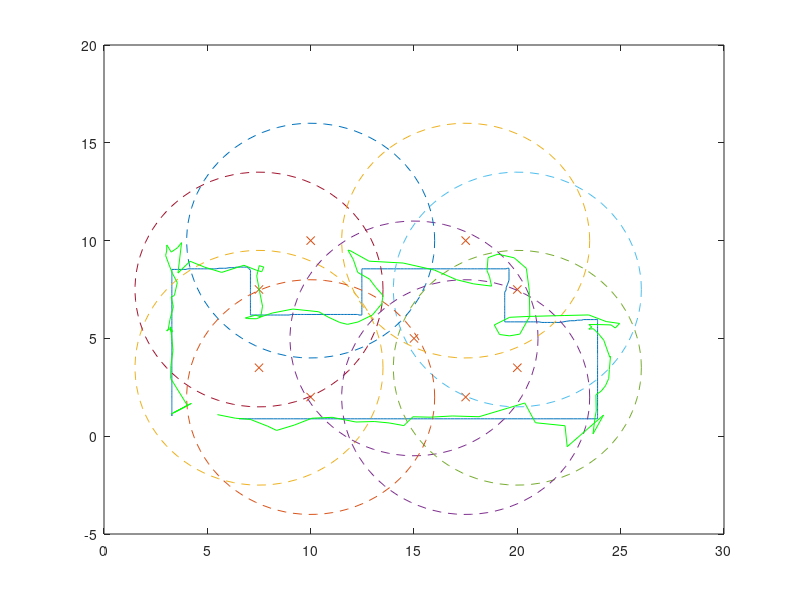

Here is the MATLAB script that generated this plot:
%%%%%%%%%%%%%%%%%%%%%%%%%%%%%%%%%%%%%%%%%%%%%%%%%%%%%%%%%%%%%%%%%%
%EKF tracking 2D with P model and euclidean distance measurements%
%%%%%%%%%%%%%%%%%%%%%%%%%%%%%%%%%%%%%%%%%%%%%%%%%%%%%%%%%%%%%%%%%%
clear all;
close all;
clc;
%% load the trajectory
%file = load('hard2.mat');
file = load('easy2.mat');
X = file.X;
%% normalization for a room of dimensions 30x10 m

N = size(X,1);
%% define the positions of the sensors
radius = 6;% this is how far the sensor can work 
s = [7.5,3.5;   ...
     15,5;      ...
     20,3.5;    ...
     20,7.5;    ...
     7.5,7.5;   ...
     10,10;     ...
     10,2;      ...
     17.5,10;   ...
     17.5,2;    ...
    ];

% define polling query of sensors
dt = 5;
% number of sensors
p = size(s,1);
% dimension of the states : 2D motion x,y
n = 2;

count = 0;
for t=dt+1:dt:N
    v(t) =  sqrt((X(t,1)-X(t-dt,1))^2 + (X(t,2)-X(t-dt,2))^2 )/dt;
    delta_v(t) = abs(v(t)-v(t-dt));
    count = count+1;
end

v_mean = sum(v)/count;
delta_v_mean = sum(delta_v)/count;

%% plot the trajectory and sensors position
figure;
plot(X(:,1),X(:,2));
hold on;
plot(s(:,1),s(:,2), 'x');
t = linspace(0,2*pi);
for j=1:size(s,1)
    plot(radius*cos(t)+s(j,1),radius*sin(t)+s(j,2),'--');
end




%% define the matrix of motion equation
%F = [1,0 ; 0,1]; % brownian motion

%% process covariance
%Ex = eye(n);


% NEW MODEL
%% process covariance : velocity acceleration model
accel_noise_mag = .001; % process noise: the variability in how fast the target is speeding up (stdv of acceleration: meters/sec^2)
accel_noise_mag =(delta_v_mean)^2 / dt;
% Ex = [  dt^4/4 0 dt^3/2 0; ...
%         0 dt^4/4 0 dt^3/2; ...
%         dt^3/2 0 dt^2 0; ...
%         0 dt^3/2 0 dt^2] .* accel_noise_mag^2; % Ex convert the process noise (stdv) into covariance matrix

Ex = [  dt^3/3 0 dt^2/2 0; ...
        0 dt^3/3 0 dt^2/2; ...
        dt^2/2 0 dt 0; ...
        0 dt^2/2 0 dt] .* accel_noise_mag; % Ex convert the process noise (stdv) into covariance matrix
    
%% [state transition (state + velocity)] + [input control (acceleration)]
F = [1 0 dt 0; 0 1 0 dt; 0 0 1 0; 0 0 0 1]; %state update matrice
% G = [(dt^2/2) 0 ; 0 (dt^2/2); dt 0 ; 0 dt];
% u = [1;1]*0.0005; % define acceleration magnitude
%u = [0;0];



%% Initialization
%x_hat = [X(1,1); X(1,2)];
x_hat = [X(1,1); X(1,2); 0; 0 ];
P = Ex; % estimate of initial position variance (covariance matrix)
prediction = x_hat';

%% Simulate noised measurements
distances = zeros(size(s,1),N);
noised_distances = zeros(size(s,1),N);
for t=1:N
     for k=1:size(s,1)
         distances(k,t) = sqrt((X(t,1)-s(k,1)).^2 + (X(t,2)-s(k,2)).^2);
         if distances(k,t) > radius
             distances(k,t) = 0;
         else
             noised_distances(k,t) = awgn(distances(k,t),10);
         end
         
     end
end

%% output covariance : each sensor has its own uncertainty and it's uncorrelated with the others
var_z =0.1;
Ez = eye(p)*var_z;

number_est = 1;
dist_max = 0;
%% Kalman filter
for t=1:dt:N
    
    z = noised_distances(:,t);
    h = zeros(size(s,1),1);
    for k=1:size(s,1)
        if z(k) ~=0
            h(k) = sqrt((x_hat(1) - s(k,1)).^2 + (x_hat(2) - s(k,2)).^2);
        end
    end
    
    %% building H matrix
    H = [];
    active_sensors = 0;
    for i=1:size(z,1)
        if z(i) ~= 0 % si linearizza e si calcola nella predizione precedente
            
            dh_dx = (x_hat(1)-s(i,1))/sqrt((x_hat(1)-s(i,1))^2 + (x_hat(2)-s(i,2))^2);
            dh_dy = (x_hat(2)-s(i,2))/sqrt((x_hat(1)-s(i,1))^2 + (x_hat(2)-s(i,2))^2);
            %H = [H;  dh_dx dh_dy]; 
            H = [H;  dh_dx dh_dy 0 0 ];
            active_sensors = active_sensors + 1;
        else
            %H = [H; 0 0 ];
            H = [H; 0 0 0 0];
        end
    end
    
    if active_sensors<2
        disp('Attenzione sensori rilevati inferiori a 2');
    end
    %% prediction step
    
    % project the state ahead
    x_hat = F * x_hat;
    %x_hat =  F * x_hat + G*u;
    % project the covariance ahead
    P_hat = F*P*F' + Ex;
    
    %% correction step
    
    % compute the kalman gain
    K = P_hat*H' * inv(H*P_hat*H' + Ez); 
    
    % update the state estimate with measurement z(t)
    x_hat = x_hat + K*(z-h);
    % update the error covariance
    %P = (eye(2)-K*H)*P_hat;
    P = (eye(4)-K*H)*P_hat;
    
    
    prediction = [prediction; x_hat'];
    
   %% compute distance error 
    
    x_err(number_est) = X(t,1) - x_hat(1);
    y_err(number_est) = X(t,2) - x_hat(2);
    
    dist(number_est) = sqrt(x_err(number_est).^2 + y_err(number_est).^2);
    
    if dist(number_est) > dist_max
        dist_max = dist(number_est);
        pos_dist_max = number_est;
    end
    
    number_est = number_est+1;
    
end

dist_err = sum(dist) / number_est;
RMSE_x = sqrt(sum(x_err.^2)/number_est);
RMSE_y = sqrt(sum(y_err.^2)/number_est);
RMSE_net = sqrt(RMSE_x.^2 + RMSE_y.^2);


disp(['Distance Error Avg: ',num2str(dist_err)]);
disp(['Distance Error Max : ',num2str(dist_max)]);
disp(['RMSE_x : ',num2str(RMSE_x)]);
disp(['RMSE_y : ',num2str(RMSE_y)]);
disp(['RMSE_net : ',num2str(RMSE_net)]);

plot(prediction(:,1),prediction(:,2),'Color','Green');


